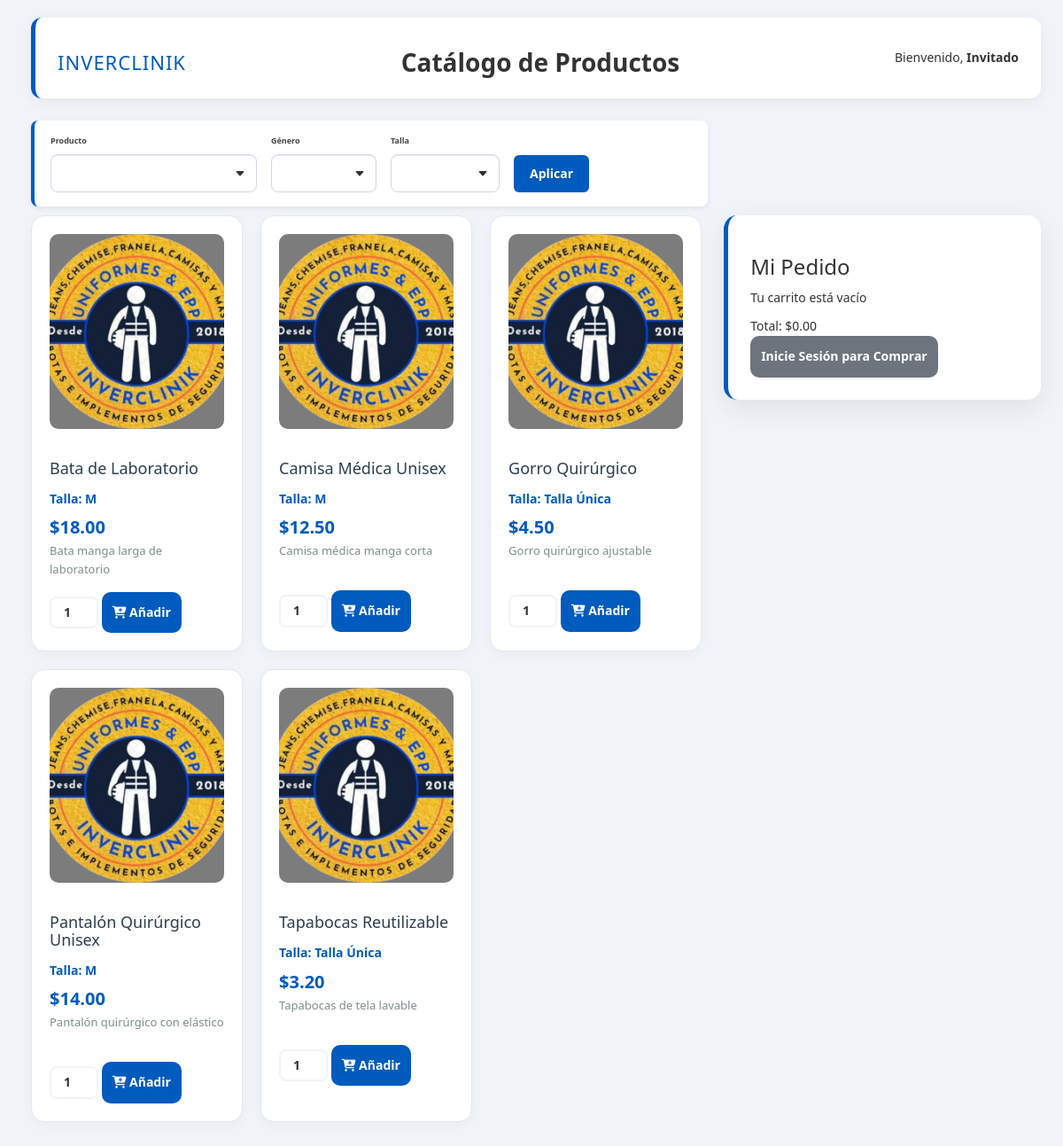
The page /cliente/catalogo/catalogo.php on the database its author committed.
### tables this page shows
CREATE TABLE IF NOT EXISTS `recetas` (
  `id` int(11) NOT NULL AUTO_INCREMENT,
  `producto_id` int(11) NOT NULL,
  `rango_tallas_id` int(11) NOT NULL,
  `tipo_produccion_id` int(11) NOT NULL,
  `almacen_id` int(11) DEFAULT NULL COMMENT 'Almacén al que pertenece la receta/inventario',
  `stock_minimo` decimal(12,2) DEFAULT NULL COMMENT 'Stock mínimo del producto terminado',
  `stock_maximo` decimal(12,2) DEFAULT NULL COMMENT 'Stock máximo del producto terminado',
  `observaciones` text DEFAULT NULL,
  `precio_total` decimal(10,2) DEFAULT 0.00,
  `precio_mayor` decimal(10,2) DEFAULT 0.00,
  `precio_detal` decimal(10,2) DEFAULT 0.00,
  `porcentaje_ganancia` decimal(5,2) DEFAULT NULL COMMENT 'Porcentaje de ganancia aplicado sobre el costo de la receta',
  `tasa_cambiaria_id` int(11) DEFAULT NULL COMMENT 'Tasa usada al registrar el precio',
  `creado_en` timestamp NOT NULL DEFAULT current_timestamp(),
  PRIMARY KEY (`id`)
);

CREATE TABLE IF NOT EXISTS `productos` (
  `id` int(11) NOT NULL AUTO_INCREMENT,
  `nombre` varchar(255) NOT NULL,
  `categoria` varchar(100) DEFAULT NULL,
  `tipo_genero` varchar(50) DEFAULT NULL,
  `descripcion` text DEFAULT NULL,
  `imagen` varchar(255) DEFAULT NULL,
  `precio_unitario` decimal(10,2) DEFAULT 0.00,
  `fecha_creacion` datetime DEFAULT current_timestamp(),
  `activo` tinyint(1) DEFAULT 1,
  PRIMARY KEY (`id`)
);

CREATE TABLE IF NOT EXISTS `rangos_tallas` (
  `id` int(11) NOT NULL AUTO_INCREMENT,
  `nombre_rango` varchar(50) NOT NULL,
  `tallas_desde` int(11) NOT NULL,
  `tallas_hasta` int(11) NOT NULL,
  `descripcion` varchar(100) DEFAULT NULL,
  PRIMARY KEY (`id`)
);

### cliente/catalogo/catalogo.php (the view, shortened to what this page needs)
<?php
include '../../connection/connection.php';
$isLoggedIn = (isset($_SESSION['id_cliente']) || isset($_SESSION['iduser']));
$tipoUsuario = $_SESSION['tipo'] ?? '';
$role_id = isset($_SESSION['role_id']) ? (int)$_SESSION['role_id'] : 0;
$isAdmin = ($tipoUsuario === 'usuario' && $role_id === 1);
if ($tipoUsuario === 'cliente' || $role_id === 3) {
    $nombreUsuario = $_SESSION['nombre_cliente'] ?? 'Cliente';
    $urlInicio = '../../dashboard/dashboard_cliente.php';
} elseif ($isAdmin) {
    $nombreUsuario = $_SESSION['username'] ?? 'Admin';
    $urlInicio = '../../dashboard/dashboard.php';
} else {
    $nombreUsuario = "Invitado";
    $urlInicio = '../../index.php';
}
include '../modales_cliente.php';
$sqlRangos = "SELECT id, nombre_rango FROM rangos_tallas ORDER BY nombre_rango";
$resultRangos = $conn->query($sqlRangos);
$rangos = [];
if ($resultRangos) {
    while ($row = $resultRangos->fetch_assoc()) {
        $rangos[] = $row;
    }
}
$sqlNombres = "SELECT DISTINCT nombre FROM productos WHERE activo = 1 ORDER BY nombre ASC";
$resNombres = mysqli_query($conn, $sqlNombres);
$lista_nombres = [];
while ($nom = mysqli_fetch_assoc($resNombres)) {
    $lista_nombres[] = $nom['nombre'];
}
$f_producto = isset($_GET['producto']) ? mysqli_real_escape_string($conn, $_GET['producto']) : '';
$f_genero   = isset($_GET['genero'])   ? mysqli_real_escape_string($conn, $_GET['genero'])   : '';
$f_talla    = isset($_GET['rango_tallas_id']) ? mysqli_real_escape_string($conn, $_GET['rango_tallas_id']) : '';
$sql = "SELECT
    r.id AS id_receta,
    p.nombre,
    p.imagen,
    p.descripcion,
    t.nombre_rango AS nombre_talla,
    r.precio_detal,
    r.precio_mayor
FROM recetas r
INNER JOIN productos p ON r.producto_id = p.id
INNER JOIN rangos_tallas t ON r.rango_tallas_id = t.id
WHERE p.activo = 1";
$sql .= " ORDER BY p.nombre ASC";
$result = mysqli_query($conn, $sql);
$total_filas = mysqli_num_rows($result);
?>
<!DOCTYPE html>
<html lang="es">
<head>
    <link rel="stylesheet" href="../../assets/css/select2.min.css">
    <link rel="stylesheet" href="../../css/catalogo_cliente.css">
    <link rel="stylesheet" href="../../css/sweetalert-overrides.css">
    <link rel="stylesheet" href="../../assets/css/all.min.css">
    <link rel="stylesheet" href="../../assets/css/password-toggle.css" />
</head>
<body>
    <div class="container">
    <header class="header">
        <div class="logo">
           <a href="<?php echo $urlInicio; ?>"> <h1>INVERCLINIK</h1></a>
        </div>
        <h2 class="catalog-title">Catálogo de Productos</h2>
        <div class="user-info">
            Bienvenido, <strong><?php echo $nombreUsuario; ?></strong>
        </div>
    </header>
    <form class="dashboard-filtro" id="formFiltroDashboard" action="#" method="get" autocomplete="off">
            <div class="filter-group">
                <label class="form-label">Producto</label>
                <select class="form-control" name="producto" id="producto">
                    <option value=""></option>
                    <?php foreach($lista_nombres as $nombre): ?>
                        <option value="<?php echo $nombre; ?>" <?php echo ($f_producto == $nombre) ? 'selected' : ''; ?>>
                        </option>
                    <?php endforeach; ?>
                </select>
            </div>
            <div class="filter-group">
                <label class="form-label">Género</label>
                <select class="form-control" name="genero"> <option value=""></option>
                    <option value="Masculino" <?php echo ($f_genero == 'Masculino') ? 'selected' : ''; ?>>Masculino</option>
                </select>
            </div>
            <div class="filter-group">
                <label class="form-label">Talla</label>
                <select name="rango_tallas_id" class="form-control">
                    <option value=""></option>
                    <?php foreach ($rangos as $r): ?>
                        <option value="<?php echo $r['id']; ?>" <?php echo ($f_talla == $r['id']) ? 'selected' : ''; ?>>
                        </option>
                    <?php endforeach; ?>
                </select>
            </div>
            <button type="submit" class="btn-aplicar">Aplicar</button>
        </form>
    <div class="main-panel">
        <div class="main-layout">
            <div class="products-grid"> <?php
                if($total_filas > 0):
                    while($p = mysqli_fetch_assoc($result)):
                        $rawImg = trim((string)($p['imagen'] ?? ''));
                        if ($rawImg === '') {
                            $imgSrc = '../../assets/img/inverclinik_3.png';
                        } elseif (preg_match('#\Ahttps?://#i', $rawImg)) {
                            $imgSrc = htmlspecialchars($rawImg, ENT_QUOTES, 'UTF-8');
                        } elseif ($rawImg[0] === '/') {
                            $imgSrc = htmlspecialchars($rawImg, ENT_QUOTES, 'UTF-8');
                        } elseif (preg_match('#\Aassets/#i', $rawImg)) {
                            $imgSrc = '../../' . htmlspecialchars($rawImg, ENT_QUOTES, 'UTF-8');
                        } else {
                            $imgSrc = '../../assets/img/productos/' . htmlspecialchars(basename($rawImg), ENT_QUOTES, 'UTF-8');
                        }
                        $nombreCompleto = $p['nombre'] . " (Talla: " . $p['nombre_talla'] . ")"; ?>
                        <div class="product-card" id="card-receta-<?php echo $p['id_receta']; ?>">
                            <div class="product-image">
                                <img src="<?php echo $imgSrc; ?>" alt="Producto">
                            </div>
                            <h3><?php echo $p['nombre']; ?></h3>
                            <p style="color: #005bbe; font-weight: bold; margin: 5px 0;">Talla: <?php echo $p['nombre_talla']; ?></p>
                            <div class="product-info"><strong>$<?php echo number_format($p['precio_detal'], 2); ?></strong></div>
                            <p class="product-description"><?php echo $p['descripcion']; ?></p>
                            <div class="product-controls-row">
                                <input type="number" id="cant-<?php echo $p['id_receta']; ?>" class="quantity-input" value="1" min="1">
                                <button class="btn-add-cart" onclick="agregarAlPedido('<?php echo htmlspecialchars($nombreCompleto, ENT_QUOTES, 'UTF-8'); ?>', <?php echo $p['precio_detal']; ?>, <?php echo $p['precio_mayor']; ?>, 'cant-<?php echo $p['id_receta']; ?>', <?php echo $p['id_receta']; ?>)">
                                    <i class="fas fa-cart-plus"></i> Añadir
                                </button>
                            </div>
                        </div>
                    <?php endwhile; ?>
                <?php else: ?>
                    <div style="grid-column: span 4; text-align: center; padding: 50px;">
                        <p>No se encontraron productos con esos filtros.</p>
                    </div>
                <?php endif; ?>
            </div>
            <?php if(!$isAdmin): ?>
            <aside class="sidebar-pedido">
                <h3>Mi Pedido</h3>
                <div id="lista-pedido">
                    <p id="vacio-msg">Tu carrito está vacío</p>
                </div>
                <div class="cart-total-section">
                    <div class="total-row">
                        <span>Total:</span>
                        <span id="total-pedido">$0.00</span>
                    </div>
                    <?php if(!$isLoggedIn): ?>
                        <button type="button" class="btn-add-cart" style="background-color: #6c757d;" onclick="abrirModalAcceso()">
                            Inicie Sesión para Comprar
                        </button>
                    <?php else: ?>
                        <button id="btn-whatsapp" type="button" onclick="enviarPedido()">
                            <i class="fab fa-whatsapp"></i> Confirmar por WhatsApp
                        </button>
                    <?php endif; ?>
                </div>
            </aside>
        <?php endif; ?>
        </div>
    </div>
</body>
</html>

### css/catalogo_cliente.css (style rules this page uses)
* { margin: 0; padding: 0; box-sizing: border-box; }
body { font-family: 'Segoe UI', Roboto, Helvetica, Arial, sans-serif; background-color: #f0f4f8; color: #333; line-height: 1.6; padding: 20px; }
.logo a { font-size: 1.8em; font-weight: bold; color: #ffffff; text-decoration: none; display: inline-block; }
.container { max-width: 1300px; margin: 0 auto; }
.header { background: #ffffff; padding: 15px 25px; border-radius: 12px; margin-bottom: 25px; box-shadow: 0 4px 15px rgba(0,0,0,0.05); display: flex; justify-content: space-between; align-items: center; border-left: 5px solid #005bbe; }
.header h1 { color: #005bbe; font-size: 22px; letter-spacing: 1px; }
.catalog-title { text-align: center; font-size: 28px; font-weight: 700; }
.main-layout { display: flex; gap: 25px; align-items: flex-start; margin-top: 10px; }
.products-grid { flex: 2.5; display: grid; grid-template-columns: repeat(3, 1fr); gap: 20px; }
.product-card { background: #ffffff; border-radius: 15px; padding: 20px; border: 1px solid #e1e8ed; box-shadow: 0 4px 12px rgba(0,0,0,0.03); transition: all 0.3s cubic-bezier(0.25, 0.8, 0.25, 1); display: flex; flex-direction: column; }
.product-image { width: 100%; height: 220px; overflow: hidden; border-radius: 10px; margin-bottom: 15px; background-color: #f8f9fa; position: relative; display: flex; align-items: center; justify-content: center; }
.product-image img { width: 100%; height: 100%; object-fit: cover; transition: 0.5s; }
.product-card h3 { color: #2c3e50; font-size: 18px; margin-bottom: 8px; }
.product-description { color: #7f8c8d; font-size: 13px; margin-bottom: 15px; min-height: 40px; }
.product-info strong { color: #005bbe; font-size: 20px; }
.main-panel { align-items: flex-start; gap: 20px; margin-bottom: 50px; position: relative; width: 100%; }
.dashboard-filtro { display: flex; flex-wrap: wrap; align-items: flex-end; gap: 12px 16px; padding: 16px 18px; background: #fff; border-radius: 8px; box-shadow: 0 2px 5px rgba(0,0,0,0.08); border-left: 4px solid #005bbe; width: 67%; }
.dashboard-filtro label { font-weight: 600; color: #333; margin-bottom: 4px; display: block; }
.dashboard-filtro .form-control { appearance: none; background-color: #ffffff; border: 1px solid #d1d9e6; border-radius: 8px; color: #333; padding: 10px 15px; font-size: 14px; transition: all 0.3s ease; width: 100%; cursor: pointer; background-repeat: no-repeat; background-position: right 12px center; padding-right: 35px; }
.dashboard-filtro .form-label { display: block; font-weight: 600; margin-bottom: 8px; color: #444; font-size: 0.9rem; }
.dashboard-filtro .btn-aplicar { background: #005bbe; border: none; color: #fff; padding: 8px 18px; border-radius: 6px; cursor: pointer; font-weight: 600; height: 42px; }
.sidebar-pedido { flex: 1; min-width: 320px; background: #ffffff; border-radius: 15px; padding: 25px; box-shadow: 0 10px 30px rgba(0,0,0,0.08); border-left: 5px solid #005bbe; position: sticky; top: 20px; }
.quantity-input { width: 55px; padding: 5px; border: 2px solid #f0f4f8; border-radius: 8px; text-align: center; font-weight: bold; outline: none; }
.btn-add-cart { background-color: #005bbe; color: white; border: none; padding: 12px; border-radius: 10px; font-weight: bold; cursor: pointer; transition: 0.3s; margin-top: auto; position: relative; }

### rows shown on the page
recetas: producto.nombre "Bata de Laboratorio", rango_tallas.nombre_rango "M", precio_detal "18.00", producto.descripcion "Bata manga larga de laboratorio"
recetas: producto.nombre "Camisa Médica Unisex", rango_tallas.nombre_rango "M", precio_detal "12.50", producto.descripcion "Camisa médica manga corta", id "1"
recetas: producto.nombre "Gorro Quirúrgico", rango_tallas.nombre_rango "Talla Única", precio_detal "4.50", producto.descripcion "Gorro quirúrgico ajustable"
recetas: producto.nombre "Pantalón Quirúrgico Unisex", rango_tallas.nombre_rango "M", precio_detal "14.00", producto.descripcion "Pantalón quirúrgico con elástico"
recetas: producto.nombre "Tapabocas Reutilizable", rango_tallas.nombre_rango "Talla Única", precio_detal "3.20", producto.descripcion "Tapabocas de tela lavable"

### other values the page prints
$nombreUsuario "Invitado"
